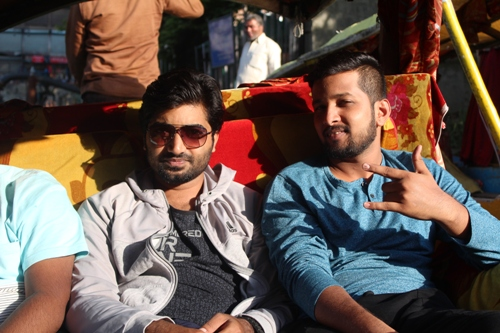
#> input picture images/img1.JPG, 500 x 333 px
$ python 1.1_Image_basics.py --image ../images/img1.JPG
#> lines starting #> are read from the running program, lines starting #| are printed output that depends on the picture; after the words box and inside, x2 and y2 are one past the last pixel; in counts of white or black regions, pixels touching at a corner belong together
import cv2
import argparse


#construct the argument parser and parse the arguments

ap=argparse.ArgumentParser()
ap.add_argument("-i","--image",required=True,help="path of the image")
args=vars(ap.parse_args())

#load the image,grab its dimension and show it

image=cv2.imread(args["image"])
#> image is the input picture: shape (333, 500, 3); mean B, G, R 78.5, 86.1, 102.3
(h,w)=image.shape[:2]
#> h = 333; w = 500
cv2.imshow("Originaal",image)
cv2.waitKey(0)

#images are just numpy array


(b,g,r)=image[225,111]
#> b = 40; g = 35; r = 37
print("Pixel at (225, 111) - Red: {r}, Green: {g}, Blue: {b}".format(r=r, g=g, b=b))
#| Pixel at (225, 111) - Red: 37, Green: 35, Blue: 40


(b,g,r)=image[40,50]
#> b = 107; g = 89; r = 72
print("Pixel at (0, 0) - Red: {r}, Green: {g}, Blue: {b}".format(r=r, g=g, b=b))
#| Pixel at (0, 0) - Red: 72, Green: 89, Blue: 107

#print("pixel at (0,0)-Red: {r}, Green:{g}, Blue:{b} ".format(r=r,g=g,b=b))

#now,lets change the value of the pixel at (0,0) and make it red

image[244,344]=(0,0,255)
#> image: shape (333, 500, 3); under 0.01% of pixels changed, all inside (x1, y1, x2, y2) = (344, 244, 345, 245)
(b,g,r)=image[244,344]
#> b = 0; g = 0; r = 255

print("pixel at (244,344)- Red:{r},Green:{g},Blue:{b}".format(r=r,g=g,b=b))
#| pixel at (244,344)- Red:255,Green:0,Blue:0


#compute the center of the image which is simply width and height divided by 2

(cx,cy)=(w//2, h//2)
#> cx = 250; cy = 166

#since it is numpy array we can just slice and get the chunks of image
t1=image[0:cy,0:cx]
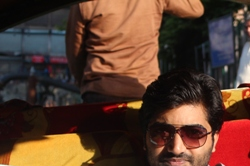
#> t1: shape (166, 250, 3); mean B, G, R 45.5, 60, 89.9
cv2.imshow("Left part of image",t1)
cv2.waitKey(0)


#similarly will grab top-right,bottom left and bottom right

tr=image[0:cy,cx:w]
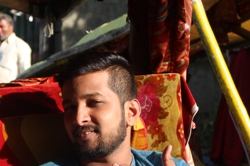
#> tr: shape (166, 250, 3); mean B, G, R 45, 60.6, 91.6
br=image[cy:h,cx:w]
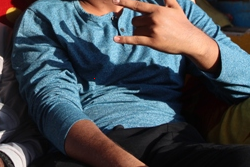
#> br: shape (167, 250, 3); mean B, G, R 82.1, 76.1, 69.4
bl=image[cy:h,0:cx]
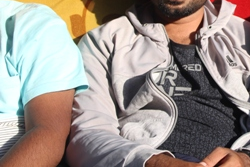
#> bl: shape (167, 250, 3); mean B, G, R 140.9, 147.3, 157.9

cv2.imshow("top-right",tr)
cv2.waitKey(0)
cv2.imshow("bottom-left",bl)
cv2.waitKey(0)
cv2.imshow("bottom-right",br)

cv2.waitKey(0)


#now make the bottom left region as a green color
image[cy:h,0:cx]=(255,0,0)
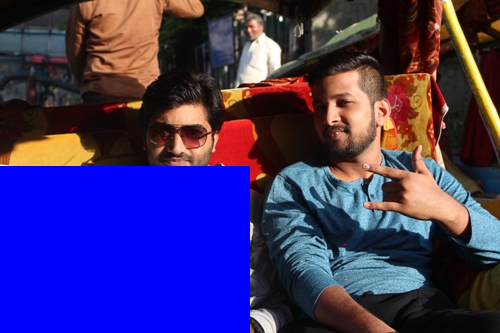
#> image: shape (333, 500, 3); mean B, G, R 107.1, 49.1, 62.7

cv2.imshow("Greencolor_Bottom_left",image)
cv2.waitKey(0)

(b,g,r)=image[225,111]
#> b = 255; r = 0
print("Pixel at (225, 111) - Red: {r}, Green: {g}, Blue: {b}".format(r=r, g=g, b=b))
#| Pixel at (225, 111) - Red: 0, Green: 0, Blue: 255

$ run again, on images/rooster.jpg
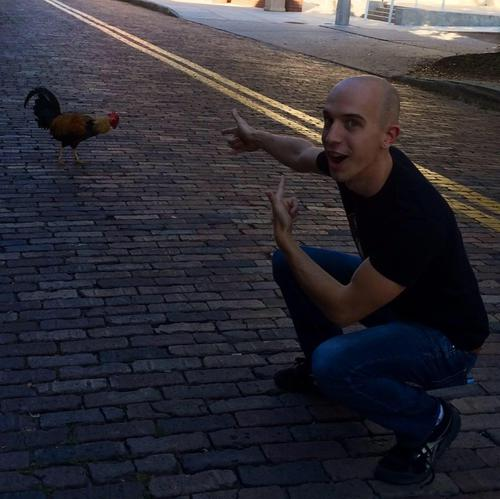
#> input picture images/rooster.jpg, 500 x 499 px
#> image is the input picture: shape (499, 500, 3); mean B, G, R 52.8, 45.3, 47.5
#> `(b,g,r)=image[225,111]`: b = 31; g = 17; r = 18
#| Pixel at (225, 111) - Red: 18, Green: 17, Blue: 31
#> `(b,g,r)=image[40,50]`: b = 94; g = 73; r = 72
#| Pixel at (0, 0) - Red: 72, Green: 73, Blue: 94
#> `(b,g,r)=image[244,344]`: b = 0; r = 255
#| pixel at (244,344)- Red:255,Green:0,Blue:0
#> `bl=image[cy:h,0:cx]`:
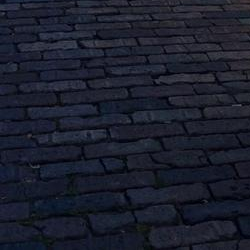
#> bl: shape (250, 250, 3); mean B, G, R 43.6, 29.8, 26.6
#> `image[cy:h,0:cx]=(255,0,0)`:
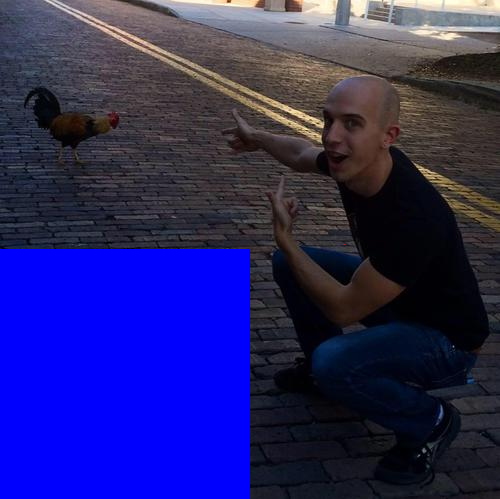
#> image: shape (499, 500, 3); mean B, G, R 105.8, 37.8, 40.8
#> `(b,g,r)=image[225,111]`: b = 31; g = 17; r = 18
#| Pixel at (225, 111) - Red: 18, Green: 17, Blue: 31

$ run again, on images/beach.png
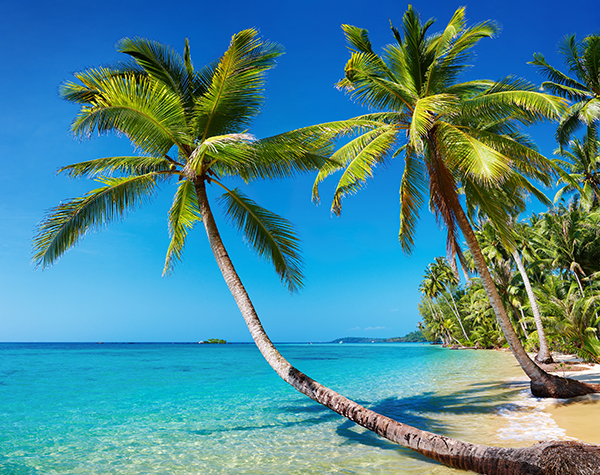
#> input picture images/beach.png, 600 x 475 px
#> image is the input picture: shape (475, 600, 3); mean B, G, R 148.4, 136.5, 73.3
#> `(b,g,r)=image[225,111]`: b = 232; g = 172; r = 47
#| Pixel at (225, 111) - Red: 47, Green: 172, Blue: 232
#> `(b,g,r)=image[40,50]`: b = 190; g = 100; r = 23
#| Pixel at (0, 0) - Red: 23, Green: 100, Blue: 190
#> `(b,g,r)=image[244,344]`: b = 0; r = 255
#| pixel at (244,344)- Red:255,Green:0,Blue:0
#> `bl=image[cy:h,0:cx]`:
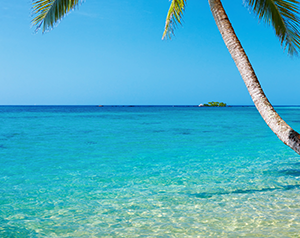
#> bl: shape (238, 300, 3); mean B, G, R 200.7, 175.9, 74
#> `image[cy:h,0:cx]=(255,0,0)`:
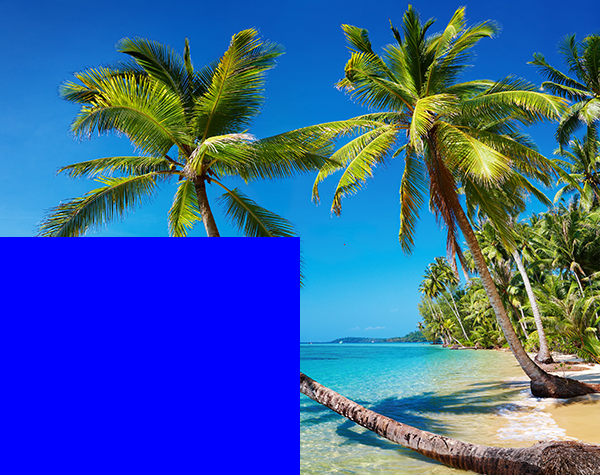
#> image: shape (475, 600, 3); mean B, G, R 162, 92.4, 54.7
#> `(b,g,r)=image[225,111]`: b = 232; g = 172; r = 47
#| Pixel at (225, 111) - Red: 47, Green: 172, Blue: 232
